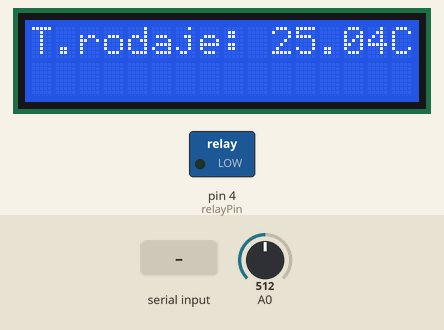
Simulated run of this sketch. Board: Arduino Uno, built with avr-gcc and run on an emulated ATmega328P. Shown: 16×2 character LCD, switched loads named in the sketch (green lamp = pin HIGH). The test bench sets the inputs (shaded band); at power-on: A0 = 512. What the sketch prints to the serial monitor is not drawn.

Above: at 1.2 s.
1.3 s: A0 set to 360
At 3.0 s:
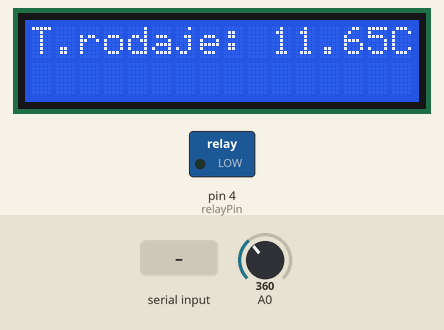
3.6 s: A0 set to 330
At 4.5 s:
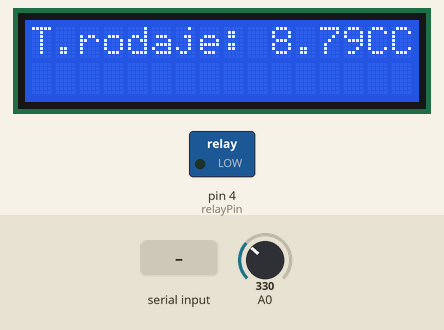
5.6 s: "1" received over Serial
At 7.2 s:
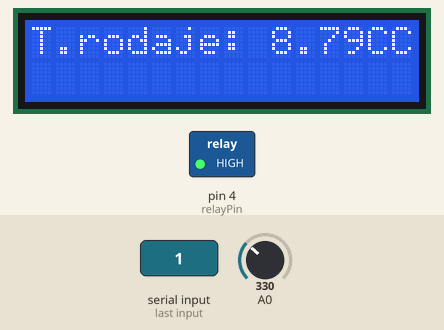
7.6 s: A0 set to 511
At 8.7 s:
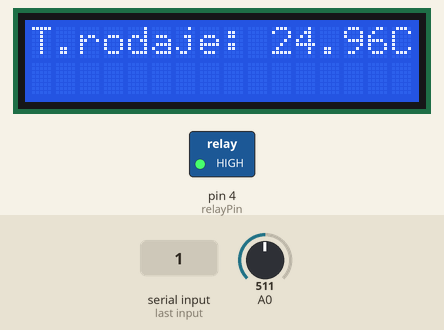
9.7 s: "0" received over Serial
At 11.5 s:
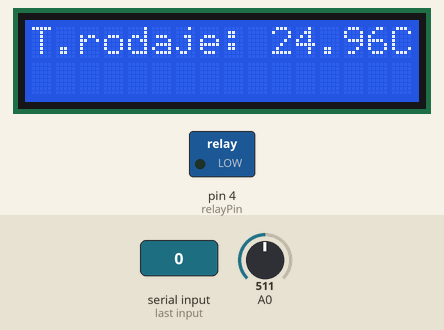
Timing chart, 0 to 12.7 s (numbered marks = the images above; inputs shaded):
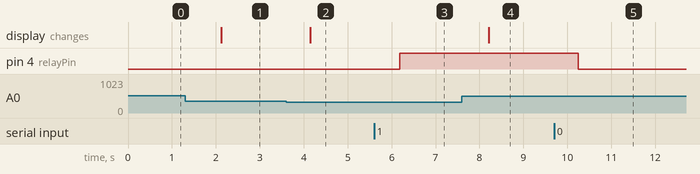

The sketch:

Codigo_arduino.ino
```cpp
#include <LiquidCrystal_I2C.h>
LiquidCrystal_I2C lcd(0x27, 16, 2);
int Vo;
float R1 = 100000;
float logR2, R2, TEMPERATURA1;
float c1 = 2.114990448e-03, c2 = 0.3832381228e-04, c3 = 5.228061052e-07;

int relayPin = 4;

void setup() {
  Serial.begin(9600);
  lcd.init();
  lcd.clear();
  lcd.backlight();
  lcd.setCursor(0, 0);
  lcd.display();

  pinMode(relayPin, OUTPUT);
  digitalWrite(relayPin, LOW);
}

void loop() {
  Vo = analogRead(A0);
  R2 = R1 * (1023.0 / (float)Vo - 1.0);
  logR2 = log(R2);
  TEMPERATURA1 = (1.0 / (c1 + c2*logR2 + c3*logR2*logR2*logR2));
  TEMPERATURA1 = TEMPERATURA1 - 273.15;

  Serial.print("Temp.: ");
  Serial.print(TEMPERATURA1);
  Serial.println(" C");

  lcd.setCursor(0,0);
  lcd.print("T.rodaje: ");
  lcd.print(TEMPERATURA1);
  lcd.print("C");

  if (Serial.available() > 0) {
    char comando = Serial.read();
    if (comando == '1') {
      digitalWrite(relayPin, HIGH);
    }
    else if (comando == '0') {
      digitalWrite(relayPin, LOW);
    }
  }

  delay(1000);
}
```

Measured:
- the behaviour switches between 343 and 342 on A0 (found by bisection; images 1 and 2)
- after the input at 1.3 s, the display: changes after 0.82 s (image 1)
- after the input at 3.6 s, the display: changes after 0.55 s (image 2)
- after the input at 5.6 s, pin 4 (relayPin): LOW → HIGH after 0.58 s
- after the input at 7.6 s, the display: changes after 0.62 s (image 4)
- after the input at 9.7 s, pin 4 (relayPin): HIGH → LOW after 0.55 s
